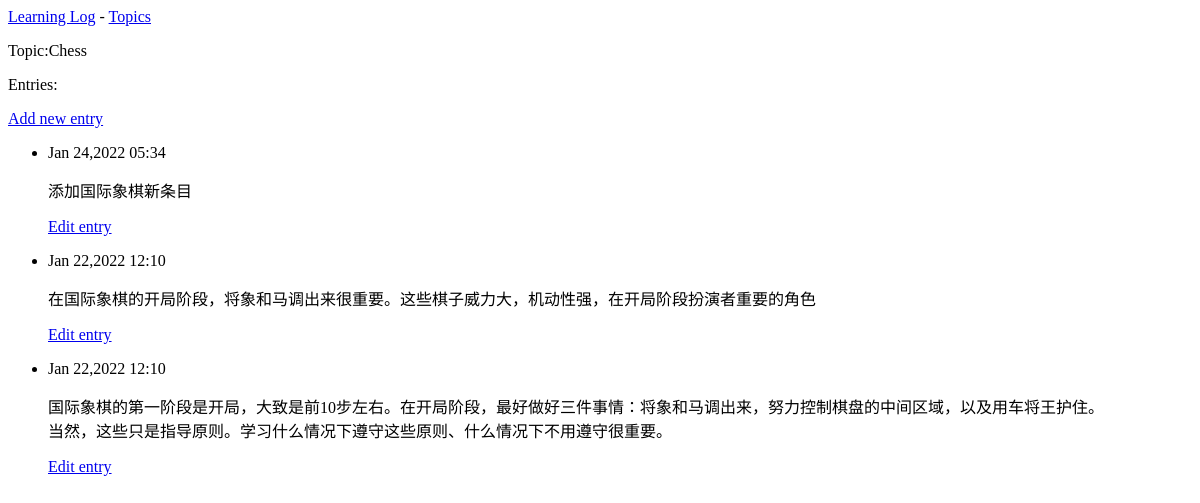
Page /topics/1/ on the earlier database version.
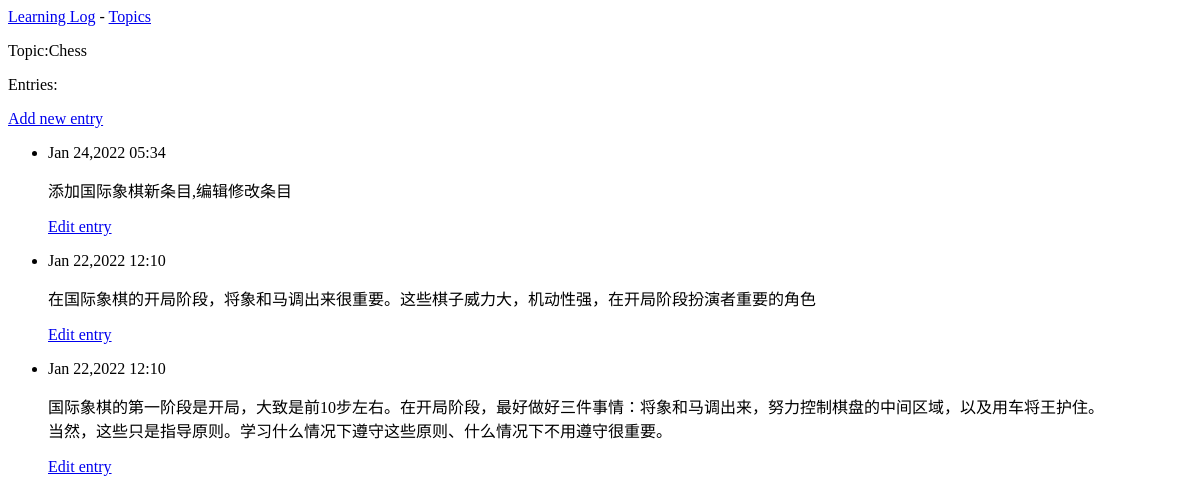
Same page on the later database version.
### learning_logs/models.py (models this page shows, shortened)
class Entry(models.Model):
    topic = models.ForeignKey(Topic, on_delete=models.CASCADE)
    text = models.TextField()
    date_added = models.DateTimeField(auto_now_add=True)
    class Meta:
        verbose_name_plural = 'entries'

### learning_logs/views.py (the view)
# urls.py: path('topics/<int:topic_id>/', views.topic, name='topic'),
def topic(request, topic_id):
    topic = Topic.objects.get(id=topic_id)
    entries = topic.entry_set.order_by('-date_added')
    context = {'topic': topic, 'entries': entries}
    return render(request, 'learning_logs/topic.html', context)

### learning_logs/models.py (called while the page is built)
    def __str__(self):
        return self.text

### learning_logs/templates/learning_logs/topic.html
{% extends 'learning_logs/base.html' %}
{% block content %}
    <p>Topic:{{topic}}</p>
    <p>Entries:</p>
    <p>
        <a href="{% url 'learning_logs:new_entry' topic.id %}">Add new entry</a>
    </p>
    <ul>
        {% for entry in entries %}
        <li>
            <p>{{ entry.date_added|date:'M d,Y H:i'}}</p>
            <p>{{ entry.text|linebreaks}}</p>
            <p>
                <a href="{% url 'learning_logs:edit_entry' entry.id %}">Edit entry</a>
            </p>
        </li>
        {% empty %}
        <li>There are no entries for this topic yet.</li>
        {% endfor %}
    </ul>
{% endblock content %}

Differences in the rows shown:
changed Entry: text "添加国际象棋新条目" → "添加国际象棋新条目,编辑修改条目"
